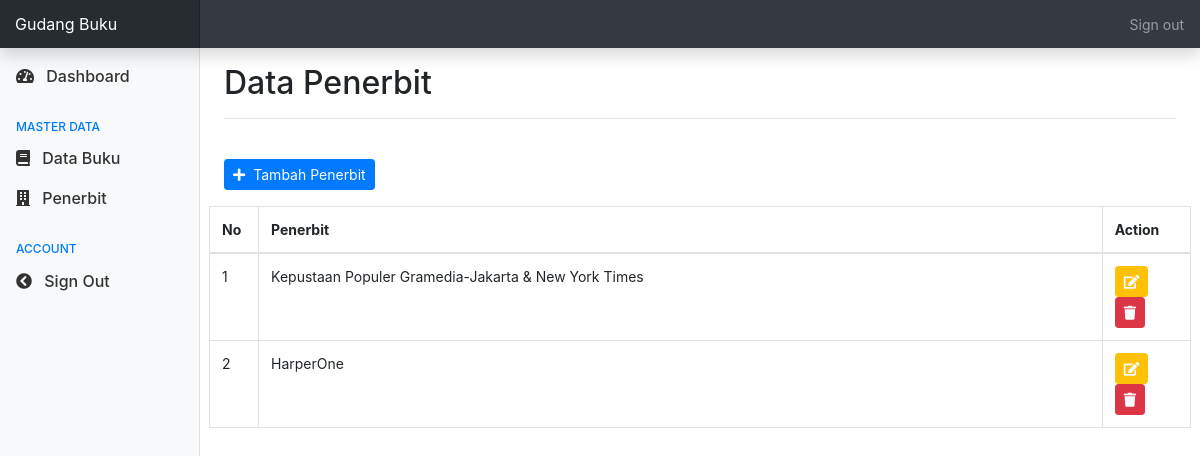
Screenshot of /index.php?page=penerbit (signed in) with the database file from the repository.
### tables this page shows
CREATE TABLE `penerbit` (
  `id` int NOT NULL,
  `penerbit` varchar(255) NOT NULL
);

### class/Database.php (called while the page is built, shortened)
<?php
class Database {
   private $host  = 'localhost';
   private $user  = 'root';
   private $pass  = '';
   private $db    = 'inventory';
   protected $connection;
   public function __construct()
   {
      if (!isset($this->connection)) {
			$this->connection = new mysqli($this->host, $this->user, $this->pass, $this->db);
		}
		return $this->connection;
   }
}

### class/Crud.php (called while the page is built, shortened)
<?php
   include_once('Database.php');
   class Crud extends Database {
      public function execute($query)
      {
         while ($row = $query->fetch_assoc()) {
            $rows[] = $row;
         }
         return $rows;
      }
      public function getPenerbit()
      {
         $query = $this->connection->query("SELECT * FROM penerbit");
         return $this->execute($query);
      }
   }

### penerbit.php (the view, shortened to what this page needs)
<?php
   $crud = new Crud();
   $result = $crud->getPenerbit();
?>
<div class="d-flex justify-content-between flex-wrap flex-md-nowrap align-items-center pt-3 pb-2 mb-3 border-bottom">
   <h1 class="h2">Data Penerbit</h1>
</div>
<div class="row mt-4">
   <div class="col">
      <a href="index.php?page=create-penerbit" class="btn btn-primary btn-sm"><i class="fas fa-plus mr-2"></i>Tambah Penerbit</a>
   </div>
<table class="table table-bordered mt-3">
   <thead>
      <tr>
         <th scope="col" style="width:  5%">No</th>
         <th scope="col">Penerbit</th>
         <th scope="col" style="width:  9%">Action</th>
      </tr>
   </thead>
   <tbody>
      <?php $no = 1; foreach($result as $r) : ?>
      <tr>
         <td><?= $no++ ?></td>
         <td><?= $r['penerbit'] ?></td>
         <td>
            <a href="index.php?id=<?= $r['id'] ?>&page=update-penerbit" class="btn btn-warning btn-sm text-light"><i class="fas fa-edit"></i></a>
            <a href="index.php?id=<?= $r['id'] ?>&page=delete-penerbit" class="btn btn-danger btn-sm text-light"><i class="fas fa-trash"></i></a>
         </td>
      </tr>
      <?php endforeach ?>
   </tbody>
</table>

### assets/css/dashboard.css (style rules this page uses)
body { font-size: .875rem; }

### rows the page displays
penerbit: penerbit "Kepustaan Populer Gramedia-Jakarta & New York Times"
penerbit: penerbit "HarperOne"
